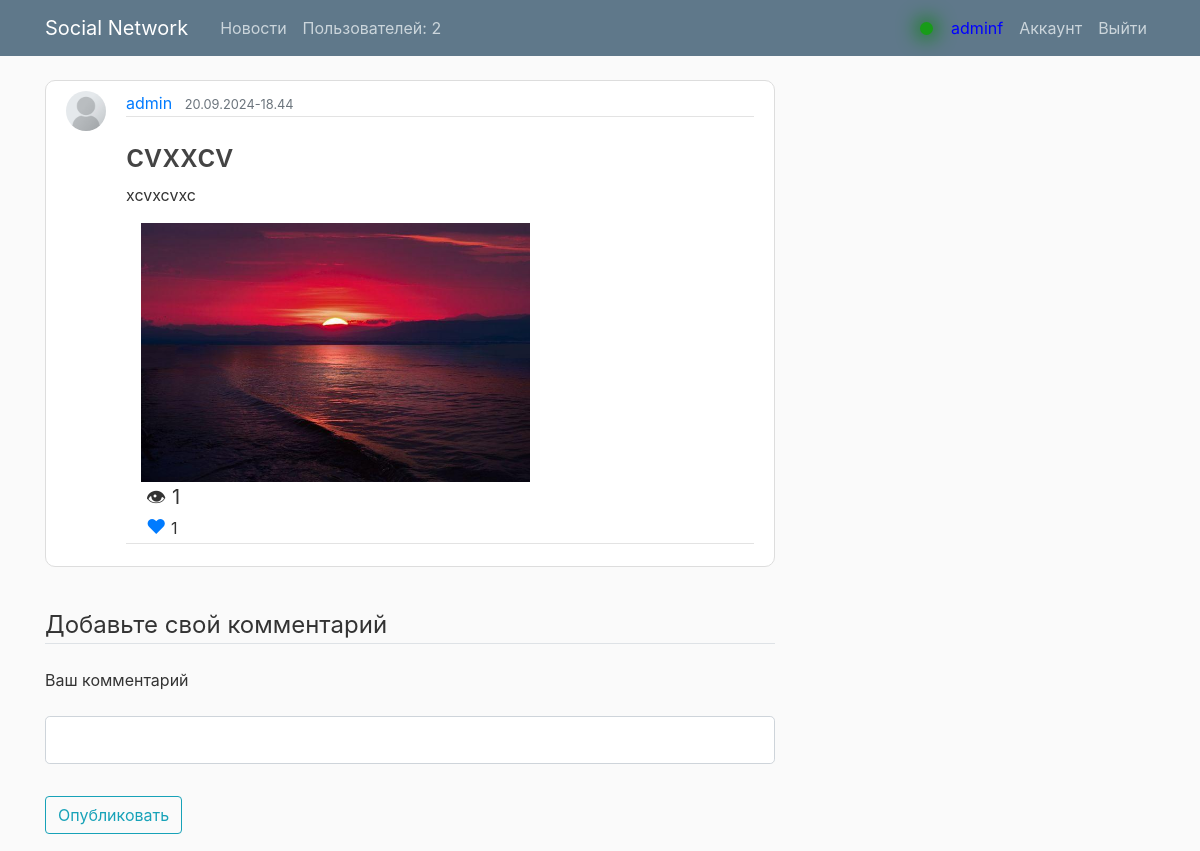
The app's page /post/2 (signed in) with its own data.
### flaskblog/models.py (models this page shows, shortened)
class User(db.Model, UserMixin):
    id = db.Column(db.Integer, primary_key=True)
    username = db.Column(db.String(20), unique=True, nullable=False)
    email = db.Column(db.String(120), unique=True, nullable=False)
    image_file = db.Column(db.String(20), nullable=False, default='default.jpg')
    password = db.Column(db.String(60), nullable=False)
    posts = db.relationship('Post', backref='author', lazy=True)
    last_seen = db.Column(db.DateTime)
    user_status = db.Column(db.String(40), nullable=True, default="Лучший пользователь проекта")
    liked = db.relationship(
        'PostLike',
        foreign_keys='PostLike.user_id',
        backref='user', lazy='dynamic')
    def has_liked_post(self, post):
        return PostLike.query.filter(
            PostLike.user_id == self.id,
            PostLike.post_id == post.id).count() > 0

class Post(db.Model):
    id = db.Column(db.Integer, primary_key=True)
    title = db.Column(db.String(100), nullable=False)
    content = db.Column(db.Text, nullable=False)
    post_image = db.Column(db.String(30), nullable=False, default='default.jpg')
    views = db.Column(db.Integer, default=0)
    likes = db.relationship('PostLike', backref='post', lazy='dynamic')
    user_id = db.Column(db.Integer, db.ForeignKey('user.id'), nullable=False)
    comments = db.relationship('Comment', backref='comment_post', lazy=True, cascade='all, delete-orphan')
    date_posted = db.Column(db.DateTime, nullable=False, default=datetime.now)

### flaskblog/routes.py (the view, shortened to what this page needs)
@app.route("/post/<int:post_id>", methods=['GET', 'POST'])
def post(post_id):
    post = Post.query.get_or_404(post_id)
    user_id = db.session.query(User).count()
    comment = Comment.query.filter_by(post_id=post.id).order_by(db.desc(Comment.date_comment)).all()
    post.views += 1
    db.session.commit()
    commentform = AddCommentForm()
    return render_template('post.html', title=post.title, post=post, post_id=post.id, commentform=commentform, comment=comment, user_id=user_id)

### flaskblog/forms.py
class AddCommentForm(FlaskForm):
    body = StringField('Ваш комментарий', validators=[InputRequired()])
    submit = SubmitField('Опубликовать')

### flaskblog/models.py (called while the page is built)
@login_manager.user_loader
def load_user(user_id):
    return User.query.get(int(user_id))

### flaskblog/templates/post.html (shortened to what this page needs)
{% extends "layout.html" %}
{% block content %}
  <article class="media content-section">
    <img class="rounded-circle account-img" src="{{ url_for('static', filename='profile_pics/' + post.author.image_file) }}">
    <div class="media-body">
      <div class="article-metadata">
        <a class="mr-2" href="{{ url_for('user_posts', username=post.author.username) }}">{{ post.author.username }}</a>
        <small class="text-muted">{{ post.date_posted.strftime("%d.%m.%Y-%H.%M") }}</small>
      </div>
      <h2 class="article-title">{{ post.title }}</h2>
      <p class="article-content">{{ post.content }}</p>
      <div class="article-metadata">
        <img class="img-fluid col-md-8" src="{{ url_for('static', filename='post_pics/' + post.post_image) }}">
        <div class="post_stat_side">
          <div class="left_side_stat_post">&#128065; {{ post.views }}</div>
          {% if current_user.has_liked_post(post) %}
              <a href="{{ url_for('like_action', post_id=post.id, action='unlike') }}" class="right_side_stat_post">&#10084;</a>
              {% else %}
              <a href="{{ url_for('like_action', post_id=post.id, action='like')}}" class="right_side_stat_post">&#10084;</a>
              {% endif %}
              {{ post.likes.count() }}
        </div>
    </div>
    </div>
  </article>
    {% if current_user.is_authenticated %}
      <div class="content_comment">
      <form method="POST" action="{{ url_for('post', post_id=post.id) }}">
        <fieldset class="form-group">
          <legend class="border-bottom mb-4">Добавьте свой комментарий</legend>
          <div class="form-group">
            {{ commentform.body.label(class="form-control-label") }}
            {% if commentform.body.errors %}
              {{ commentform.body(class="form-control form-control-lg is-invalid") }}
              <div class="invalid-feedback">
                {% for error in commentform.body.errors %}
                  <span>{{ error }}</span>
                {% endfor %}
              </div>
            {% else %}
              {{ commentform.body(class="form-control form-control-lg") }}
            {% endif %}
          </div>
        </fieldset>
      </div>
        <div class="form-group">
          {{ commentform.submit(class="btn btn-outline-info") }}
        </div>
      {% endif %}
  </div>
{% endblock content %}

### flaskblog/templates/layout.html (shortened to what this page needs)
<!DOCTYPE html>
<html>
<head>
    <link rel="stylesheet" href="https://maxcdn.bootstrapcdn.com/bootstrap/4.0.0/css/bootstrap.min.css">
    <link rel="stylesheet" type="text/css" href="{{ url_for('static', filename='main.css') }}">
</head>
<body>
    <header class="site-header">
      <nav class="navbar navbar-expand-md navbar-dark bg-steel fixed-top">
        <div class="container">
          <a class="navbar-brand mr-4" href="/">Social Network</a>
          <div class="collapse navbar-collapse" id="navbarToggle">
            <div class="navbar-nav mr-auto">
              <a class="nav-item nav-link" href="">Новости</a>
              <a href="{{ url_for('all_users') }}" class="nav-item nav-link">Пользователей: {{ user_id }}</a></div>
            <div class="navbar-nav">
              {% if current_user.is_authenticated %}
                <div class="online_status">
                <div class="online_user"></div>
                <div class="current_user nav-item nav-link" ><small>{{ current_user.username }}</small></div>
                </div>
                <a class="nav-item nav-link" href="{{ url_for('account') }}">Аккаунт</a>
                <a class="nav-item nav-link" href="{{ url_for('logout') }}">Выйти</a>
              {% else %}
                <a class="nav-item nav-link" href="{{ url_for('login') }}">Авторизация</a>
                <a class="nav-item nav-link" href="{{ url_for('register') }}">Регистрация</a>
              {% endif %}
            </div>
            </div>
          </div>
      </nav>
    </header>
    <main role="main" class="container">
      <div class="row">
        <div class="col-md-8">
          {% block content %}{% endblock %}
        </div>
    </main>
</body>
</html>

### flaskblog/static/main.css (style rules this page uses)
body { background: #fafafa; color: #333333; margin-top: 5rem; }
h1, h2, h3, h4, h5, h6 { color: #444444; }
.bg-steel { background-color: #5f788a; }
.site-header .navbar-nav .nav-link { color: #cbd5db; }
.content-section { background: #ffffff; padding: 10px 20px 2px; border: 1px solid #dddddd; border-radius: 10px; margin-bottom: 40px; }
.article-title { color: #444444; }
.article-content { white-space: pre-line; }
.article-metadata { padding-bottom: 1px; margin-bottom: 20px; border-bottom: 1px solid #e3e3e3 }
.account-img { height: 40px; width: 40px; margin-right: 20px; margin-bottom: 16px; }
.left_side_stat_post { margin-left:20px; font-size: 20px; }
.right_side_stat_post { margin-left:20px; font-size: 20px; text-decoration: none; cursor: pointer; }
.online_status { height: 30px; display: flex; align-items: center; margin-top: 5px; }
.online_user { width: 13px; height: 13px; background-color: rgb(24, 156, 24); border-radius: 200px; text-align: right; box-shadow: 0px 0px 20px 3px green; }
.current_user { text-align: right; color: blue; margin-left: 10px; align-self: center; }
.current_user small { font-style: cursive; color: blue; font-size: 16px; }

### records on screen
User: username "adminf"
User: image_file (placeholder picture), author.username "admin"
Post: date_posted "20.09.2024-18.44", title "cvxxcv", content "xcvxcvxc", post_image (picture), views "1"

### other values on screen
{{ user_id }} "2"
{{ post.likes.count() }} "1"
{{ commentform.body.label(class="form-control-label") }} "Ваш комментарий"
